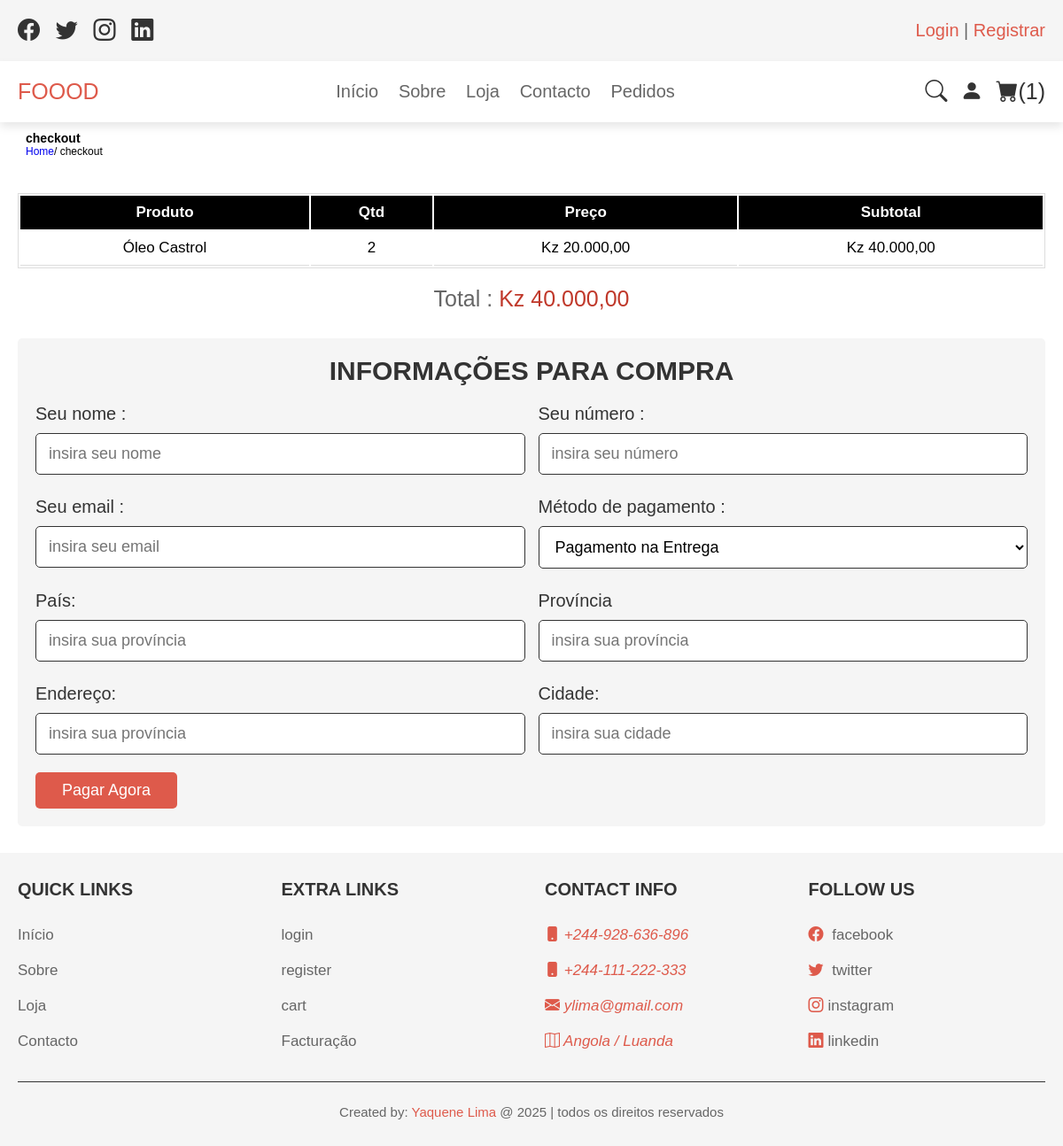
Screenshot of /checkout.php (signed in) with the database file from the repository.
### tables this page shows
CREATE TABLE `cart` (
  `id` int(11) NOT NULL,
  `user_id` int(11) DEFAULT NULL,
  `name` varchar(100) DEFAULT NULL,
  `price` int(11) DEFAULT NULL,
  `quantity` int(11) DEFAULT NULL,
  `image` varchar(100) DEFAULT NULL
);

### checkout.php (the view, shortened to what this page needs)
<?php
include 'config.php';
$user_id = $_SESSION['user_id'];
?>
<!DOCTYPE html>
<html lang="pt-br">
<head>
    <link rel="stylesheet" href="https://cdn.jsdelivr.net/npm/bootstrap-icons@1.10.3/font/bootstrap-icons.css">
    <link rel="stylesheet" href="bootstrap-icons/bootstrap-icons.css">
    <link rel="stylesheet" href="css/style.css">
</head>
<body>
    <?php include 'header.php'; ?>
    <div class="heading">
        <h3>checkout</h3>
        <p><a href="home.php">Home</a>/ checkout</p>
    </div>
    <section class="display-order">
        <table style="width: 100%;border: 1px solid #ddd;">
        <thead style="background: #000;color: #fff;">
             <tr>
                <th>Produto</th>
                <th>Qtd</th>
                <th>Preço</th>
                <th>Subtotal</th>
            </tr>
        </thead>
        <tbody>
    <?php
    $grand_total = 0;
    $select_cart = mysqli_query($conn, "SELECT * FROM `cart` WHERE user_id = '$user_id'") or die('query failed');
    if(mysqli_num_rows($select_cart) > 0){
        while ($fetch_cart = mysqli_fetch_assoc($select_cart)){
            $total_price = ($fetch_cart['price'] * $fetch_cart['quantity']);
            $grand_total += $total_price;
    ?>
            <tr>
                <td><?php echo $fetch_cart['name']?></td>
                <td><?php echo $fetch_cart['quantity'];?></td>
                <td><?php echo 'Kz '. formatar($fetch_cart['price']);?></td>
                <td><?php echo 'Kz '. formatar($fetch_cart['quantity'] * $fetch_cart['price']);?></td>
            </tr>
    <?php
     }
    }else{
        echo '<tr><td colspan="3">seu carrinho está vazio</td></tr>';
    }
    ?>
 </tbody>
    </table>
    <div class="grand-total"> Total :  <span>Kz <?php echo  formatar($grand_total);?></span></div>
    </section>
    <section class="checkout">
    <form action="checkout.php" method="post">
    <h3>Informações para compra</h3>
    <div class="flex">
        <div class="inputbox">
            <span>Seu nome :</span>
            <input type="text" name="name" required placeholder="insira seu nome">
        </div>
        <div class="inputbox">
            <span>Seu número :</span>
            <input type="number" name="number" required placeholder="insira seu número">
        </div>
        <div class="inputbox">
            <span>Seu email :</span>
            <input type="email" name="email" required placeholder="insira seu email">
        </div>
        <div class="inputbox">
            <span>Método de pagamento :</span>
            <select name="method">
                <option value="Pagamento na entrega">Pagamento na Entrega</option>
            </select>
        </div>
        <div class="inputbox">
        <span>País:</span>
        <input type="text" name="country" required placeholder="insira sua província">
    </div>
        <div class="inputbox">
        <span>Província</span>
        <input type="text" name="state" required placeholder="insira sua província">
    </div>
        <div class="inputbox">
            <span>Endereço:</span>
            <input type="text" name="street" required placeholder="insira sua província">
        </div>
        <div class="inputbox">
            <span>Cidade:</span>
            <input type="text" name="city" required placeholder="insira sua cidade">
        </div>
    </div>
    <input type="submit" value="Pagar agora" class="btn" name="order-btn">
    </form>
    </section>
    <?php include 'footer.php'; ?>
</body>
</html>

### css/style.css (style rules this page uses)
:root { --purple: #de5a4b; --red: #c0392b; --orange: #f39c12; --black: #333; --white: #fff; --light-color: #666; --light-white: #ccc; --light-bg: #f5f5f5; --border: 1px solid #333; --box-shadow: 0 .5rem 1rem rgba(0, 0, 0, .1); }
* { font-family: 'Rubik', sans-serif; margin: 0;padding: 0; box-sizing: border-box; outline: none;border: none; text-decoration: none; transition: all .2s linear; }
html { font-size: 62.5%; overflow-x: hidden; }
section { padding: 3rem 2rem; }
.btn, .option-btn, .delete-btn, .white-btn { display: inline-block; margin-top: 1rem; padding: 1rem 3rem; cursor: pointer; color: var(--white); font-size: 1.8rem; border-radius: .5rem; text-transform: capitalize; }
.white-btn, .btn { background-color: var(--purple); }
.display-order { max-width: 1200px; margin: 0 auto; text-align: center; padding-bottom: 0; }
.display-order .grand-total { margin-top: 2rem; font-size: 2.5rem; color: var(--light-color); }
.display-order .grand-total span { color: var(--red); }
.checkout form { max-width: 1200px; padding: 2rem; margin:0 auto; border: var(--border); border: .5rem; background-color: var(--light-bg); border-radius: .5rem; }
.checkout form h3 { text-align: center; margin-bottom: 2rem; color: var(--black); text-transform: uppercase; font-size: 3rem; }
.checkout form .flex { display: flex; flex-wrap: wrap; gap: 1.5rem; }
.checkout form .flex .inputbox { flex: 1 1 40rem; }
.checkout form .flex span { font-size: 2rem; color: var(--black); }
.checkout form .flex select, .checkout form .flex input { border: var(--border); width: 100%; border-radius: .5rem; width: 100%; background-color: var(--white); padding: 1.2rem 1.4rem; font-size: 1.8rem; margin: 1rem 0; }

### checkout.php (style rules this page uses)
table { font-size: 17px; }
th { padding: 9px; }
td { border-bottom: 1px solid #ddd; padding: 9px; }

### header.php (style rules this page uses)
.heading { padding: 10px 29px; font-size: 12px; }

### rows the page displays
cart: name "Óleo Castrol", quantity "2", price "20.000,00", formatar($fetch_cart['quantity'] * $fetch_cart['price']) "40.000,00"

### other values shown
$cart_rows_number "1"
formatar($grand_total) "40.000,00"
